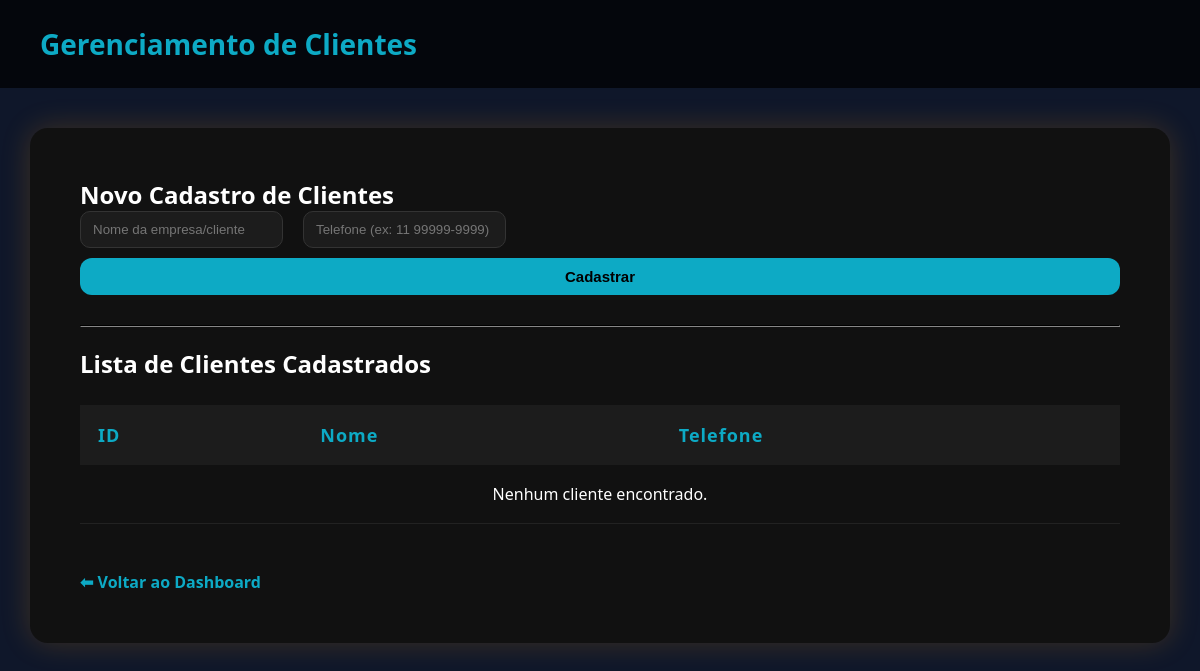
Page /clientes.php (signed in) on the earlier database version.
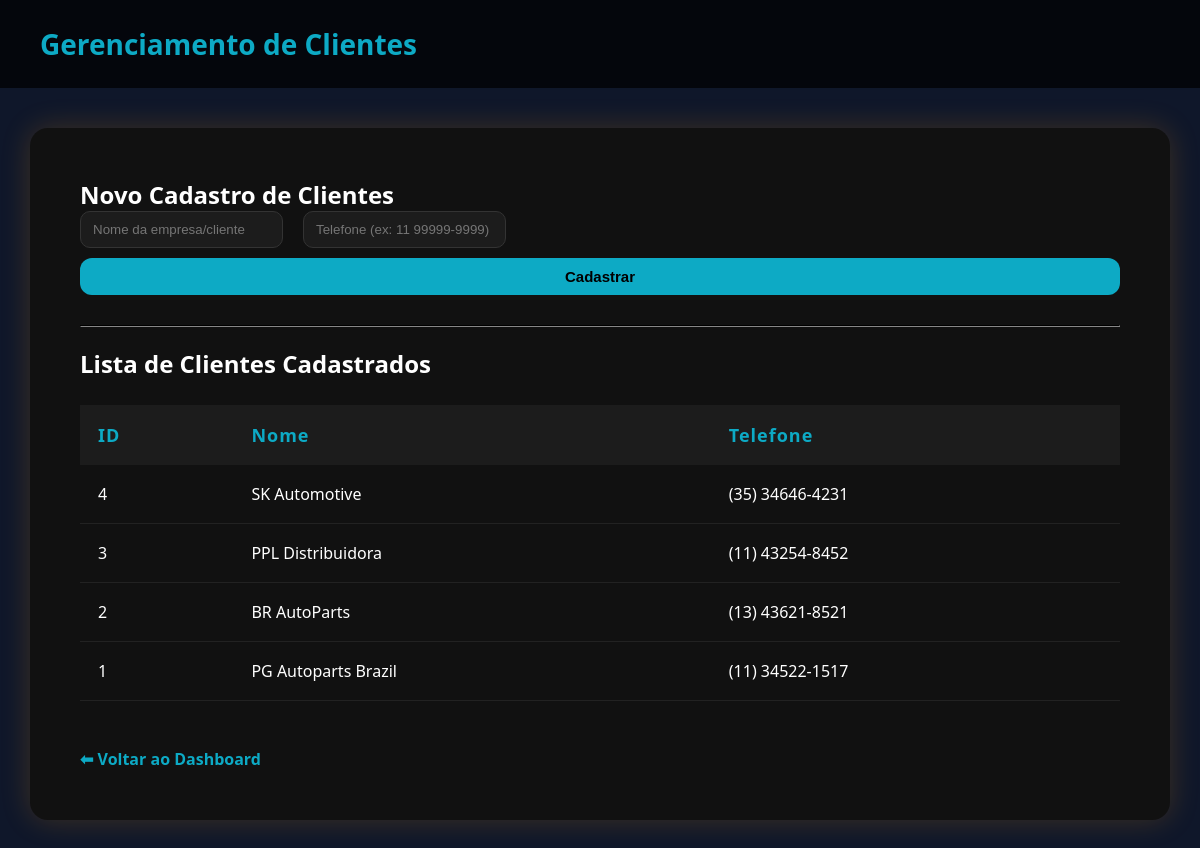
Same page on the later database version.
### tables this page shows
CREATE TABLE IF NOT EXISTS clientes (
    id_cliente INT AUTO_INCREMENT PRIMARY KEY,
    nome VARCHAR(100) NOT NULL,
    telefone VARCHAR(20) NOT NULL
);

### clientes.php (the view, shortened to what this page needs)
<?php
include "conexao.php";
$clientes = $conn->query("SELECT * FROM clientes ORDER BY id_cliente DESC");
?>
<!DOCTYPE html>
<html lang="pt-br">
<head>
    <link rel="stylesheet" href="style.css">
</head>
<body class="admin-page">
<header>Gerenciamento de Clientes</header>
<div class="container">
    <h2>Novo Cadastro de Clientes</h2>
    <form method="POST" class="form-unificado" style="margin-bottom:30px;">
        <input type="text" name="nome" placeholder="Nome da empresa/cliente" required>
        <input type="text" name="telefone" placeholder="Telefone (ex: 11 99999-9999)" required>
        <button type="submit" name="cadastrar_cliente">Cadastrar</button>
    </form>
    <hr style="border-color: #333; margin: 20px 0;">
    <h2>Lista de Clientes Cadastrados</h2>
    <table>
        <thead>
            <tr>
                <th>ID</th>
                <th>Nome</th>
                <th>Telefone</th>
            </tr>
        </thead>
        <tbody>
            <?php if($clientes && $clientes->num_rows > 0): ?>
                <?php while($c = $clientes->fetch_assoc()): ?>
                <tr>
                    <td><?= $c['id_cliente'] ?></td>
                    <td><?= htmlspecialchars($c['nome']) ?></td>
                    <td><?= htmlspecialchars($c['telefone']) ?></td>
                </tr>
                <?php endwhile; ?>
            <?php else: ?>
                <tr>
                    <td colspan="3" style="text-align:center;">Nenhum cliente encontrado.</td>
                </tr>
            <?php endif; ?>
        </tbody>
    </table>
    <br>
    <a href="dashboard.php">⬅ Voltar ao Dashboard</a>
</div>
</body>
</html>

### style.css (style rules this page uses)
* { margin: 0; padding: 0; box-sizing: border-box; }
body { font-family: 'Segoe UI', Arial, sans-serif; color: #fff; }
.admin-page { background: linear-gradient(to bottom, #0f172a, #0f172a, #0f172a); background-attachment: fixed; min-height: 100vh; }
.admin-page header { padding: 25px 40px; font-size: 28px; font-weight: bold; color: #0daac5; background-color: rgba(0, 0, 0, 0.7); backdrop-filter: blur(5px); }
.container { width: 95%; max-width: 1300px; margin: 40px auto; background: #111; padding: 50px; border-radius: 18px; box-shadow: 0 0 30px rgba(255, 153, 0, 0.2); }
table { width: 100%; border-collapse: collapse; margin-top: 25px; }
th { background: #1c1c1c; color: #0daac5; padding: 18px; text-align: left; font-size: 18px; letter-spacing: 1px; }
td { padding: 18px; border-bottom: 1px solid #222; font-size: 16px; }
input[type="password"], input[type="text"], input[type="number"], input[type="email"] { padding: 10px 12px; border-radius: 10px; border: 1px solid #333; background: #1c1c1c; color: #fff; margin-right: 10px; outline: none; transition: 0.3s; width: calc(100% - 20px); margin-bottom: 15px; }
button { background: #0daac5; color: #000; border: none; padding: 10px 20px; border-radius: 12px; cursor: pointer; font-weight: bold; font-size: 15px; transition: 0.3s; width: 100%; }
a { display: inline-block; margin-top: 25px; color: #0daac5; font-weight: bold; text-decoration: none; transition: 0.3s; }
.form-unificado { display: flex; align-items: center; gap: 10px; flex-wrap: wrap; }
.form-unificado input { width: auto; margin-bottom: 0; }

Differences in the rows shown:
added clientes: id_cliente "4", nome "SK Automotive", telefone "(35) 34646-4231"
added clientes: id_cliente "3", nome "PPL Distribuidora", telefone "(11) 43254-8452"
added clientes: id_cliente "2", nome "BR AutoParts", telefone "(13) 43621-8521"
added clientes: id_cliente "1", nome "PG Autoparts Brazil", telefone "(11) 34522-1517"
Other differences:
text no longer shown: "Nenhum cliente encontrado."
